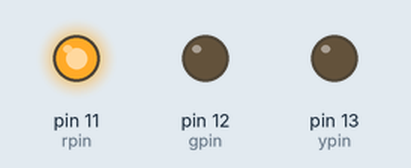
A sketch run on a simulated Arduino Uno, built with avr-gcc and run on an emulated ATmega328P. Shown: output pins drawn as LEDs (lit = HIGH).

Above: at 0.5 s.
At 1.5 s:
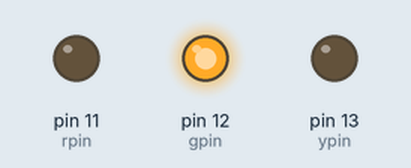
At 5.5 s:
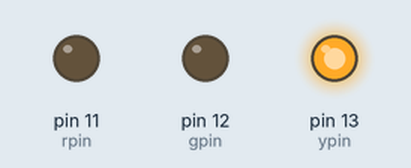
Timing chart, 0 to 6.9 s (numbered marks = the images above):
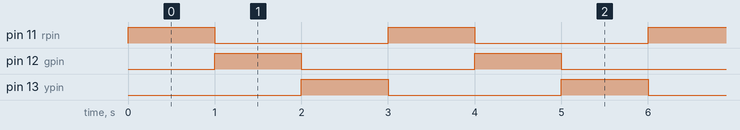

The sketch:

trafficlight.ino
```cpp
int rpin=11;
int gpin=12;
int ypin=13;
void setup() {
  // put your setup code here, to run once:
  pinMode(rpin,OUTPUT);
  pinMode(gpin,OUTPUT);
  pinMode(ypin,OUTPUT);
}

void loop() {
  // put your main code here, to run repeatedly:
 digitalWrite(rpin,HIGH);
 digitalWrite(gpin,LOW);
 digitalWrite(ypin,LOW);
 delay(1000);
 digitalWrite(rpin,LOW);
 digitalWrite(gpin,HIGH);
 digitalWrite(ypin,LOW);
 delay(1000);
 digitalWrite(rpin,LOW);
 digitalWrite(gpin,LOW);
 digitalWrite(ypin,HIGH);
 delay(1000);

}
```

Measured:
- by itself, pin 11 (rpin), pin 12 (gpin), pin 13 (ypin): alternates HIGH for 1.0 s and LOW for 2.0 s
- by itself, everything shown: repeats every 3.0 s, in 3 steps
